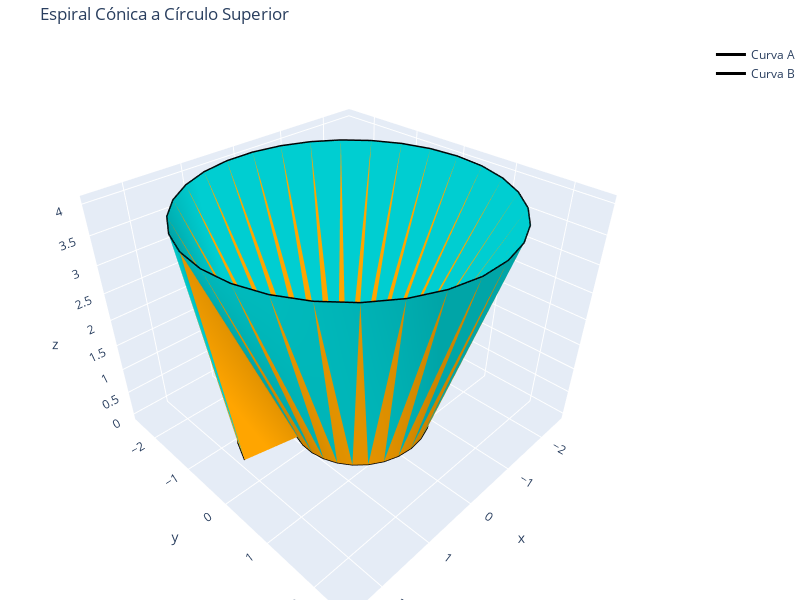

Notebook cell for this chart:
### Code cell
N = 60
t = np.linspace(0, 4*np.pi, N, endpoint=False) # 2 vueltas

# Curva A: Espiral cónica inversa
r_spiral = np.linspace(0.1, 2.0, N)
ax = r_spiral * np.cos(t)
ay = r_spiral * np.sin(t)
az = np.zeros_like(t)
curve_tornado_base = np.column_stack((ax, ay, az))

# Curva B: Círculo grande flotando arriba
bx = 2.5 * np.cos(t) # Usamos t para mantener sincronía angular
by = 2.5 * np.sin(t)
bz = np.ones_like(t) * 4
curve_top_ring = np.column_stack((bx, by, bz))

plot_interactive_dual_color(curve_tornado_base, curve_top_ring, "Espiral Cónica a Círculo Superior")
